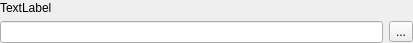
<?xml version="1.0" encoding="UTF-8"?>
<ui version="4.0">
 <class>WSelectFolder</class>
 <widget class="QWidget" name="WSelectFolder">
  <property name="geometry">
   <rect>
    <x>0</x>
    <y>0</y>
    <width>413</width>
    <height>43</height>
   </rect>
  </property>
  <property name="windowTitle">
   <string>WSelectFolder</string>
  </property>
  <layout class="QVBoxLayout" name="verticalLayout_2">
   <property name="spacing">
    <number>6</number>
   </property>
   <property name="leftMargin">
    <number>0</number>
   </property>
   <property name="topMargin">
    <number>0</number>
   </property>
   <property name="rightMargin">
    <number>0</number>
   </property>
   <property name="bottomMargin">
    <number>0</number>
   </property>
   <item>
    <layout class="QVBoxLayout" name="verticalLayout">
     <item>
      <widget class="QLabel" name="label">
       <property name="text">
        <string>TextLabel</string>
       </property>
      </widget>
     </item>
     <item>
      <layout class="QHBoxLayout" name="horizontalLayout">
       <item>
        <widget class="QLineEdit" name="lineEdit"/>
       </item>
       <item>
        <widget class="QToolButton" name="openButton">
         <property name="text">
          <string>...</string>
         </property>
        </widget>
       </item>
      </layout>
     </item>
    </layout>
   </item>
  </layout>
 </widget>
 <layoutdefault spacing="6" margin="11"/>
 <resources/>
 <connections/>
</ui>
